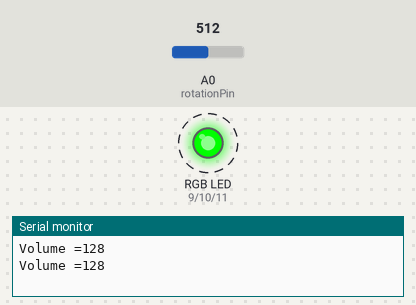
Simulated run of this sketch. Board: Arduino Uno, built with avr-gcc and run on an emulated ATmega328P. Parts: an RGB LED mixed from three pins (HIGH = lit), the last lines printed to the serial monitor. Dashed ring = blinking. The test bench sets the inputs (shaded band); at power-on: A0 (rotationPin) = 512.

Above: at 2.4 s.
2.5 s: A0 (rotationPin) set to 122
At 3.33 s:
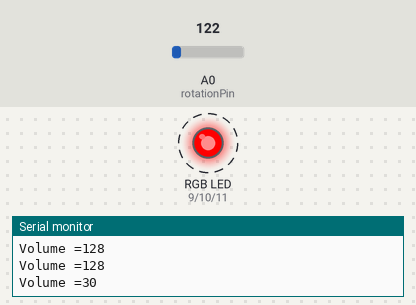
At 5.9 s:
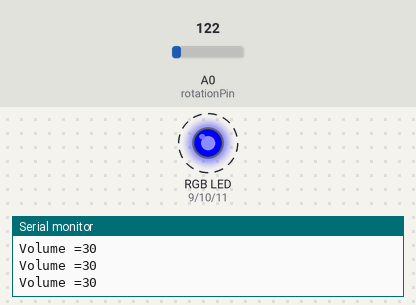
6.0 s: A0 (rotationPin) set to 0
At 6.9 s:
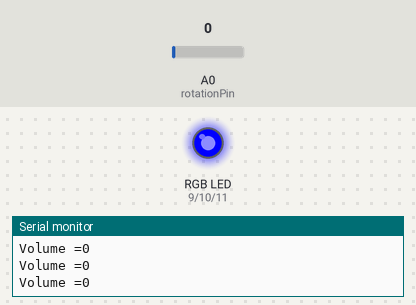
Timing chart, 0 to 9.0 s (numbered marks = the images above; inputs shaded):
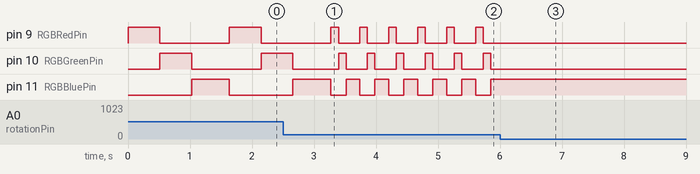

Measured:
- after the input at 2.5 s, pin 9 (RGBRedPin): alternates HIGH for 0.12 s and LOW for 0.34 s, starting after 0.90 s
- after the input at 6.0 s, pin 9 (RGBRedPin), pin 10 (RGBGreenPin): stops changing and stays LOW; pin 11 (RGBBluePin): stops changing and stays HIGH
- by itself, pin 9 (RGBRedPin): alternates HIGH for 0.51 s and LOW for 1.1 s
- by itself, pin 10 (RGBGreenPin): repeats every 0.47 s: HIGH 0.12 s, LOW 0.34 s
- by itself, pin 11 (RGBBluePin): repeats every 0.47 s: LOW 0.24 s, HIGH 0.22 s

The sketch:

Rotation.ino
```cpp
// (licence header left out)
int rotationPin = A0; //The rotation sensor is plugged into pin A0 of the Arduino.
int RGBRedPin = 9;    //The red RGB LED is connected pin 9 of the Arduino.
int RGBGreenPin = 10; //The green RGB LED is connected pin 10 of the Arduino.
int RGBBluePin = 11;  //The blue RGB LED is connected pin 11 of the Arduino.

int data=0;           //Used to store data from sensor.

void setup() { //The Setup function runs once.
  pinMode(RGBRedPin, OUTPUT);    //Setup red RGB LED pin as an output pin.
  pinMode(RGBGreenPin, OUTPUT);  //Setup green RGB LED pin as an output pin.
  pinMode(RGBBluePin, OUTPUT);   //Setup blue RGB LED pin as an output pin.

  Serial.begin(9600); //This will enable the Arduino to send data to the Serial monitor.
}

void loop() { //The loop function runs forever.
  data = analogRead(rotationPin);  //Read the value from the light sensor and store it in the lightData variable.
  Serial.print("Volume =");
  Serial.println(data/4);  //Print the data to the serial port.

//  map(data,0,255,100,1000);

//  data = ++data * 10;
//  Serial.println(data);
//  delay(1000);

  //LED RGB Light control: following Red, Green, Blue
  digitalWrite(RGBRedPin, HIGH);
  digitalWrite(RGBBluePin, LOW);
  digitalWrite(RGBGreenPin, LOW);
  delay(data);
  digitalWrite(RGBRedPin, LOW);
  digitalWrite(RGBBluePin, LOW);
  digitalWrite(RGBGreenPin, HIGH);
  delay(data);
  digitalWrite(RGBRedPin, LOW);
  digitalWrite(RGBBluePin, HIGH);
  digitalWrite(RGBGreenPin, LOW);
  delay(data);

  delay(100);
//  delay(1000);           //Wait 1 second (1000mS) before running again.
}
```
